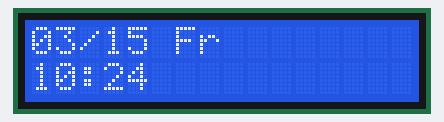
A program run on a simulated Raspberry Pi (BCM pin numbers). Shown: 16×2 character LCD. The clock reads 2024-03-15 10:24:30 at power-on unless the program sets it; system figures (address, load, memory, disk, uptime) are fixed made-up values.

Above: at 0.3 s.
At 60.6 s:
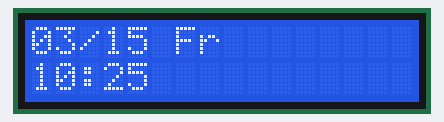
At 90.8 s:
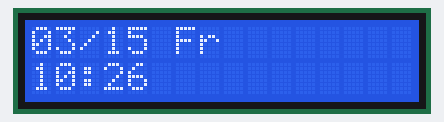
At 124.0 s:
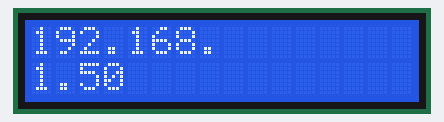

Measured:
- what the display in image 0 shows lasts 3.0 s, from 0.3 s to 3.3 s

The program:

AQM0802A-time-ipaddr.py
```python
#!/usr/bin/env python3
#
# -*- coding: utf-8 -*-
# 日本語

import smbus
from time import sleep
import subprocess
from datetime import datetime
from AQM0802A import AQM0802A

def getipaddr():
    proc = subprocess.Popen(['hostname', '-I'], stdout=subprocess.PIPE)
    ret = proc.communicate()[0].decode('utf-8').strip()
    if ret != '':
        return ret.split()[0]
    else:
        return ''

def main():
    lcd = AQM0802A()
    lcd.init_lcd()

    while True:
        lcd.clear()

        # date & time
        t = datetime.now()
        str = t.strftime('%m/%d ')
        str += t.strftime('%a')[:2]
        lcd.print(str)
        lcd.sec_line()
        lcd.print(t.strftime('%H:%M'))

        sleep(3)

        # IP address
        ipaddr = getipaddr().split('.')
        lcd.clear()
        if len(ipaddr) == 4:
            lcd.print(ipaddr[0]+'.'+ipaddr[1]+'.')
            lcd.sec_line()
            lcd.print(ipaddr[2]+'.'+ipaddr[3])
        else:
            lcd.print('no IP')
            lcd.sec_line()
            lcd.print(' address')

        sleep(3)

if __name__ == '__main__':
    main()
```

AQM0802A.py
```python
#!/usr/bin/env python3

"""
LCD AQM0802A-RN-GBW Control Module via I2C
 2017/10/22
"""

import smbus
import time

class AQM0802A:
    def __init__(self):
        self.i2c_addr = 0x3E
        self.i2c = smbus.SMBus(1)
        self.count = 0  # Count number of character in current line
        self.line = 1   # Current line number

    # I2C write one byte data to addr
    def write_address_onebyte(self, addr, data):
        data_list = [data]
        try:
            self.i2c.write_i2c_block_data(self.i2c_addr, addr, data_list)
        except IOError:
            return False

        time.sleep(100/1000000)

        return True

    # Initialize LCD
    def init_lcd(self):
        self.write_address_onebyte(0, 0x38)
        self.write_address_onebyte(0, 0x39)
        self.write_address_onebyte(0, 0x14)
        self.write_address_onebyte(0, 0x70)
        self.write_address_onebyte(0, 0x56)
        self.write_address_onebyte(0, 0x6C)
        time.sleep(0.25)
        self.write_address_onebyte(0, 0x38)
        self.write_address_onebyte(0, 0x0C)
        self.clear();

    # Print string on LCD
    def print(self, str):
        chars = list(str)
        for i in range(len(chars)):
            self.count += 1
            if self.count > 8:
                if self.line==2:
                    self.home()
                else:
                    self.sec_line()
                self.count += 1
            self.write_address_onebyte(0x40, ord(chars[i]))

    # Clear LCD and return to home
    def clear(self):
        self.count = 0
        self.line = 1
        self.write_address_onebyte(0, 0x1)
        time.sleep(0.002)

    # Return to home without deleting characters
    def home(self):
        self.count = 0
        self.line = 1
        self.write_address_onebyte(0, 0x2)
        time.sleep(0.002)

    # Go to second line
    def sec_line(self):
        self.count = 0
        self.line = 2
        self.write_address_onebyte(0, 0xC0)


def main():
    lcd = AQM0802A()
    lcd.init_lcd()

    lcd.print('AQM0802')
    time.sleep(1)
    lcd.clear()
    time.sleep(1)
    lcd.print('Test')
    time.sleep(1)
    lcd.sec_line()
    lcd.print('Success')
    time.sleep(1)

    lcd.clear()
    ch = 0x0f
    while True:
        lcd.print(chr(ch))
        ch += 1
        if ch > 0xff:
            ch = 0x0f
        time.sleep(0.1)

if __name__ == '__main__':
    main()
```
